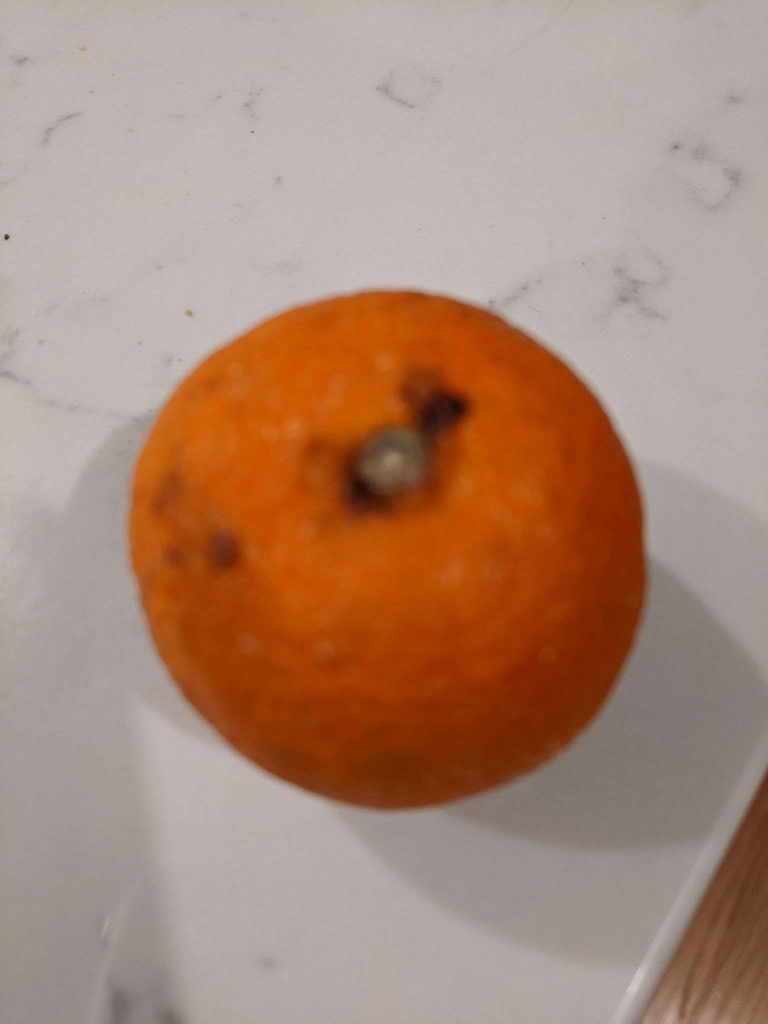
#> input picture orange1.jpg, 1536 x 2048 px, found by its file name (shown at 1/2 size)
$ jupyter execute --allow-errors Color_Space.ipynb
#> lines starting #> are read from the running program, lines starting #| are printed output that depends on the picture
[cell 1]
import cv2
import numpy as np
import matplotlib.pyplot as plt

[cell 2]
# Load the image
# By default, imported images are members of the BGR colorspace.
orange1 = cv2.imread("orange1.jpg")
#> orange1 is the input picture: shape (2048, 1536, 3); mean B, G, R 118.5, 137.2, 170
orange2 = cv2.imread("orange2.jpg")
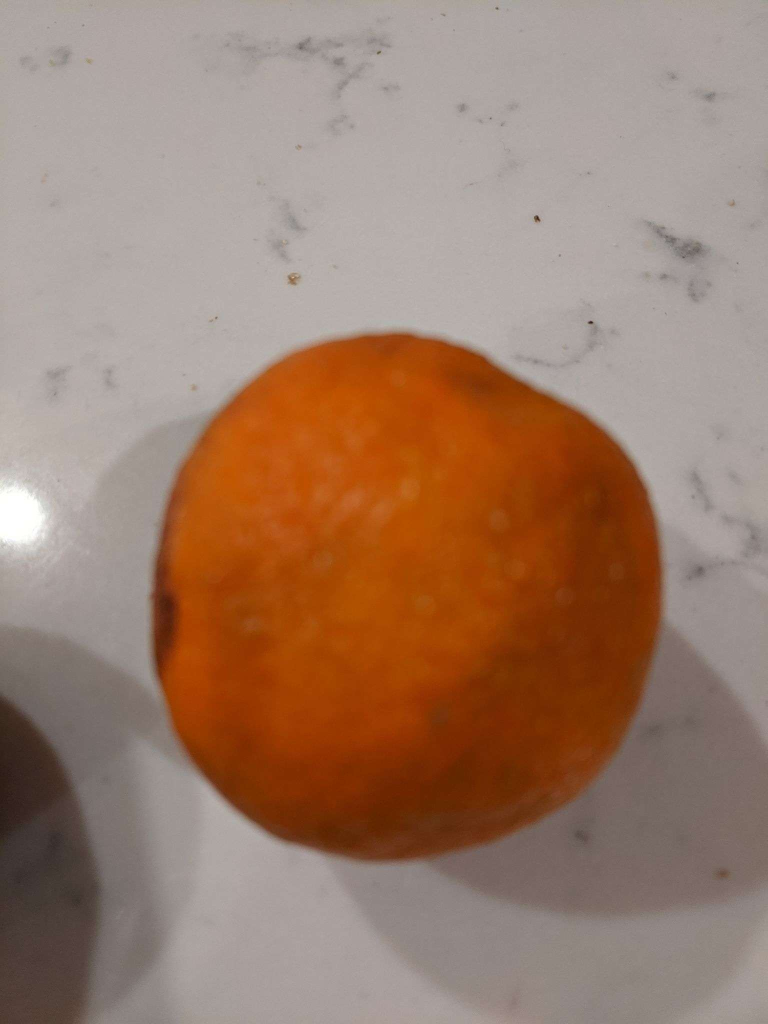
#> input picture orange2.jpg, 1536 x 2048 px, found by its file name (shown at 1/2 size)
#> orange2 is the input picture: shape (2048, 1536, 3); mean B, G, R 107.4, 125.5, 156.1
orange3 = cv2.imread("orange3.jpg")
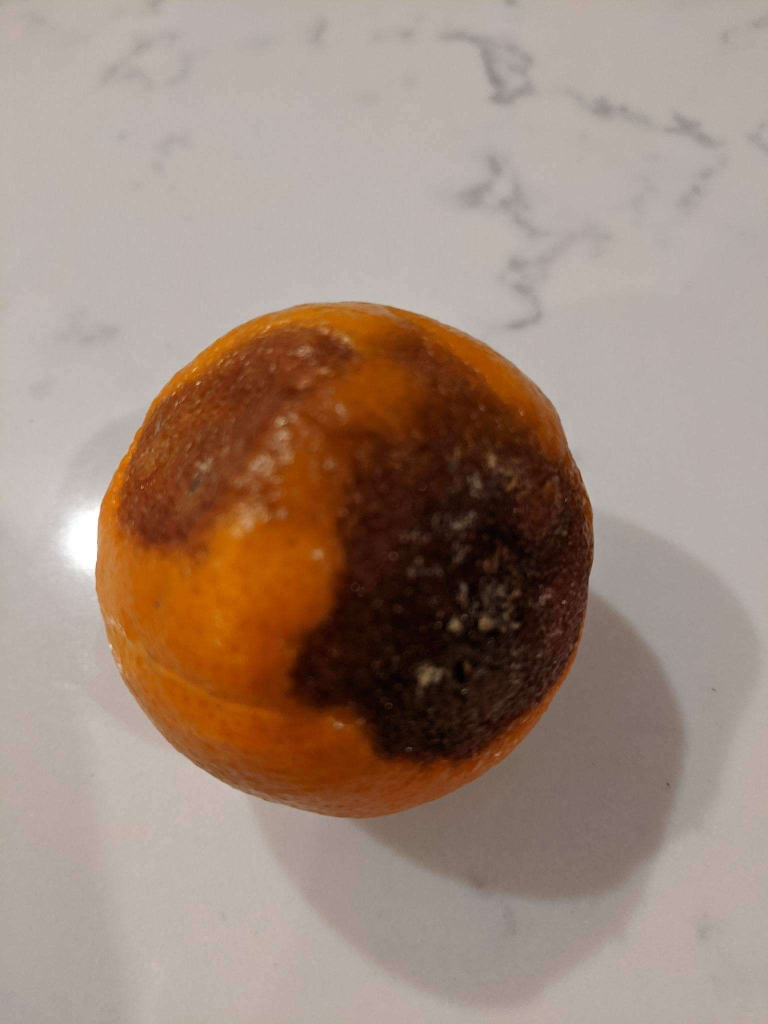
#> input picture orange3.jpg, 1536 x 2048 px, found by its file name (shown at 1/2 size)
#> orange3 is the input picture: shape (2048, 1536, 3); mean B, G, R 124.3, 137.5, 159.4
orange4 = cv2.imread("orange4.jpg")
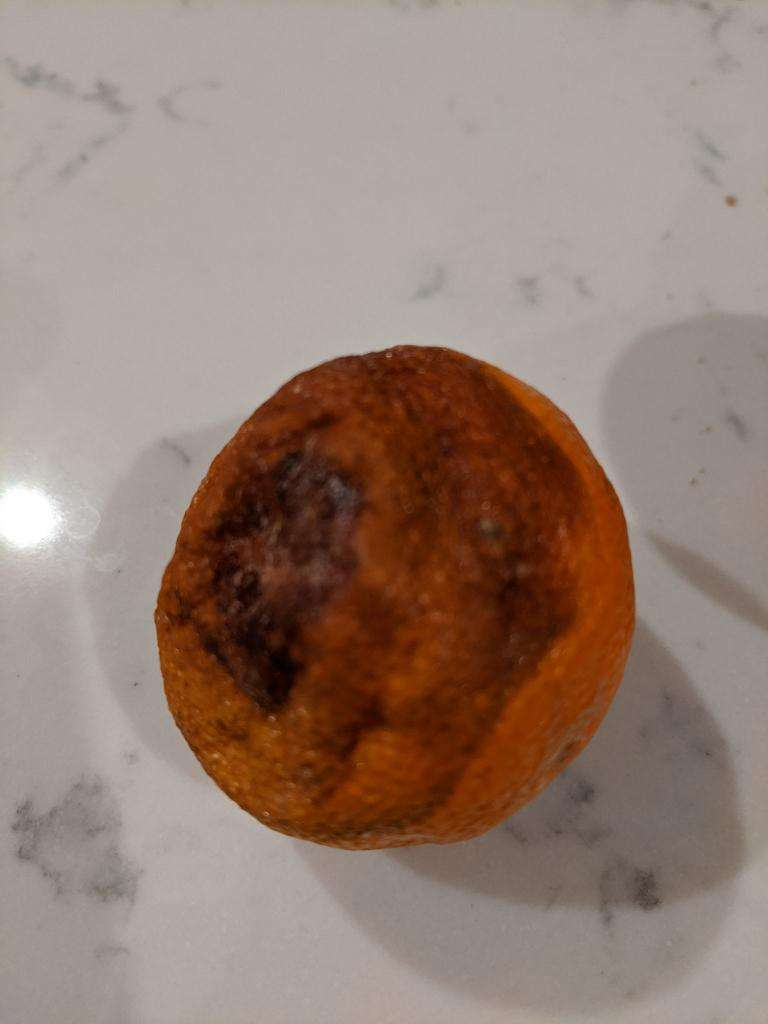
#> input picture orange4.jpg, 768 x 1024 px, found by its file name
#> orange4 is the input picture: shape (1024, 768, 3); mean B, G, R 117.6, 127.5, 149.6

[cell 3]
def plot_histogram_cdf(img):

    # Calculate the histogram and cumulative sum
    hist, bins = np.histogram(img.flatten(), 256, [0, 256])
    cdf = hist.cumsum()

    # Plot the histogram and cumulative sum
    fig, (ax1, ax2) = plt.subplots(1, 2, figsize=(10, 5))
    ax1.bar(bins[:-1], hist, width=1, color='gray')
    ax1.set_title('Histogram', )
    ax2.plot(cdf, color='g')
    ax2.set_title('Cumulative Sum')
    plt.tight_layout()
    plt.show()

[cell 4]
def BGR_Image_Decomposition(image):
    """
    Decomposes an image into its red, green, and blue channels.

    Args:
        image (numpy.ndarray): Input image as a numpy array.

    Returns:
        tuple: A tuple of numpy arrays representing the blue, green, and red channels of the input image.
    """
    # Split the input image into its blue, green, and red channels
    b, g, r = cv2.split(image)

    # Return the blue, green, and red channels as a tuple
    return np.array(b), np.array(g), np.array(r)

[cell 5]
# [18 lines left out: function BGR_to_HSV, not called in this run]

[cell 6]
def add_gaussian_noise(image, mean, variance):
    """
    Adds Gaussian noise with the specified mean and variance to an input image.

    Args:
        image (numpy.ndarray): Input image as a numpy array.
        mean (float): Mean of the Gaussian distribution.
        variance (float): Variance of the Gaussian distribution.

    Returns:
        numpy.ndarray: Noisy image as a numpy array with the same shape as the input image.
    """
    # Create an array of random Gaussian noise with the specified mean and variance
    noisy_image = image + np.random.normal(mean, np.sqrt(variance), image.shape)

    # Clip the values of the noisy image to the valid range of pixel values (0 to 255 for uint8 images)
    noisy_image = np.clip(noisy_image, 0, 255)

    # Convert the noisy image back to the original data type
    noisy_image = noisy_image.astype(image.dtype)

    return noisy_image

[cell 7]
def add_gaussian_noise_rgb(image, mean, variance):
    """
    Adds Gaussian noise with the specified mean and variance to an input RGB image.

    Args:
        image (numpy.ndarray): Input RGB image as a numpy array.
        mean (float): Mean of the Gaussian distribution.
        variance (float): Variance of the Gaussian distribution.

    Returns:
        numpy.ndarray: Noisy RGB image as a numpy array with the same shape as the input image.
    """
    # Split the RGB image into its red, green, and blue channels
    r, g, b = cv2.split(image)

    # Add Gaussian noise to each channel
    r_noisy = add_gaussian_noise(r, mean, variance)
    g_noisy = add_gaussian_noise(g, mean, variance)
    b_noisy = add_gaussian_noise(b, mean, variance)

    # Merge the noisy channels back into an RGB image
    noisy_image = cv2.merge([r_noisy, g_noisy, b_noisy])

    return noisy_image

[cell 8]
# [12 lines left out: function bgr_to_gray, not called in this run]

[cell 9]
def create_salt_and_pepper_noise_hsv(image, density):
    """
    Creates salt and pepper noise in the hue component of an input image in the HSV color space.

    Args:
        image (numpy.ndarray): Input image as a numpy array in the BGR color space.
        density (float): Density of the salt and pepper noise.

    Returns:
        numpy.ndarray: Noisy image as a numpy array with the same shape as the input image.
    """
    # Convert the input image from the BGR color space to the HSV color space
    hsv_image = cv2.cvtColor(image, cv2.COLOR_BGR2HSV)

    # Split the HSV image into its hue, saturation, and value channels
    h, s, v = cv2.split(hsv_image)

    # Create a random array of the same shape as the hue channel
    rand = np.random.rand(*h.shape)

    # Add salt and pepper noise to the hue channel
    v[rand < density/2] = 0
    v[rand > 1 - density/2] = 179

    # Merge the noisy hue channel back into the HSV image
    noisy_hsv_image = cv2.merge([h, s, v])

    # Convert the noisy HSV image back to the BGR color space
    noisy_image = cv2.cvtColor(noisy_hsv_image, cv2.COLOR_HSV2BGR)

    return noisy_image

[cell 10]
def pepper_noise_estimator(img):
    count = np.count_nonzero(np.logical_or(img < 3,img > 253))
    # Return density
    return count / img.size

[cell 11]
def estimate_gaussian_noise_variance(image):
    """
    Estimates the variance of Gaussian noise in an input grayscale image.

    Args:
        image (numpy.ndarray): Input image as a numpy array in grayscale.

    Returns:
        float: Variance of Gaussian noise in the input image.
    """
    # Compute the absolute difference between adjacent pixels in the image
    diff_image = np.abs(np.diff(image))

    # Compute the variance of the differences
    variance = np.var(diff_image)

    return variance

#> (a cell that did not finish here is left out)

[cell 13]
from scipy.ndimage import generic_filter

#> (the rest of this cell did not finish here and is left out)

#> (a cell that did not finish here is left out)

[cell 15]
import matplotlib.pyplot as plt

# Call the BGR_Image_Decomposition function to get the blue, green, and red channels
blue, green, red = BGR_Image_Decomposition(orange1)

# Set a larger size for the subplots
fig, axes = plt.subplots(nrows=1, ncols=3, figsize=(12, 4))

# Display the blue, green, and red channels as separate images using Matplotlib
axes[0].imshow(blue, cmap='Blues')
axes[0].set_title('Blue Channel')

axes[1].imshow(green, cmap='Greens')
axes[1].set_title('Green Channel')

axes[2].imshow(red, cmap='Reds')
axes[2].set_title('Red Channel')

plt.show()

[cell 16]
def print_image_shape(image):
    print("Image shape:", image.shape)
#| Image shape: (2048, 1536)

print_image_shape(green)
plot_histogram_cdf(red)
#> in plot_histogram_cdf, `hist, bins = np.histogram(img.flatten(), 256, [0, 256])`: hist = 256 values, max 144038 at index 189, min 0 at index 0, mean 12288; bins = 257 values from 0 to 256
#> in plot_histogram_cdf, `cdf = hist.cumsum()`: cdf = 256 values from 0 to 3145728

[cell 17]
# Convert the image to HSV color space
hsv_image = cv2.cvtColor(orange1, cv2.COLOR_BGR2HSV)
#> hsv_image: shape (2048, 1536, 3); mean H, S, V 8.7, 81.4, 170

# Split the HSV image into its hue, saturation, and value channels
h, s, v = cv2.split(hsv_image)
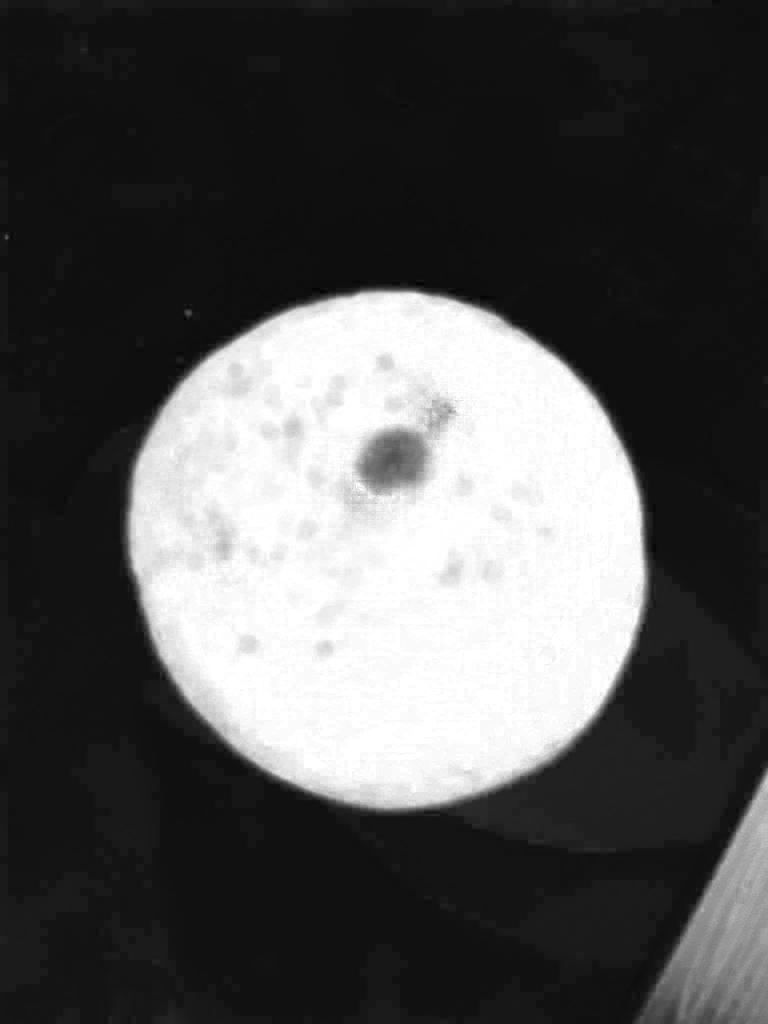
#> s: shape (2048, 1536) (shown at 1/2 size); min 0, max 255, mean 81.4

# Create a figure with subplots for each channel
fig, axes = plt.subplots(nrows=1, ncols=3, figsize=(12, 4))

# Display the hue, saturation, and value channels using Matplotlib
axes[0].imshow(h, cmap='hsv')
axes[0].set_title('Hue')

axes[1].imshow(s, cmap='gray')
axes[1].set_title('Saturation')

axes[2].imshow(v, cmap='gray')
axes[2].set_title('Value')

plt.show()

[cell 18]
plot_histogram_cdf(v)

[cell 19]
gray_image = cv2.cvtColor(orange1, cv2.COLOR_BGR2GRAY)
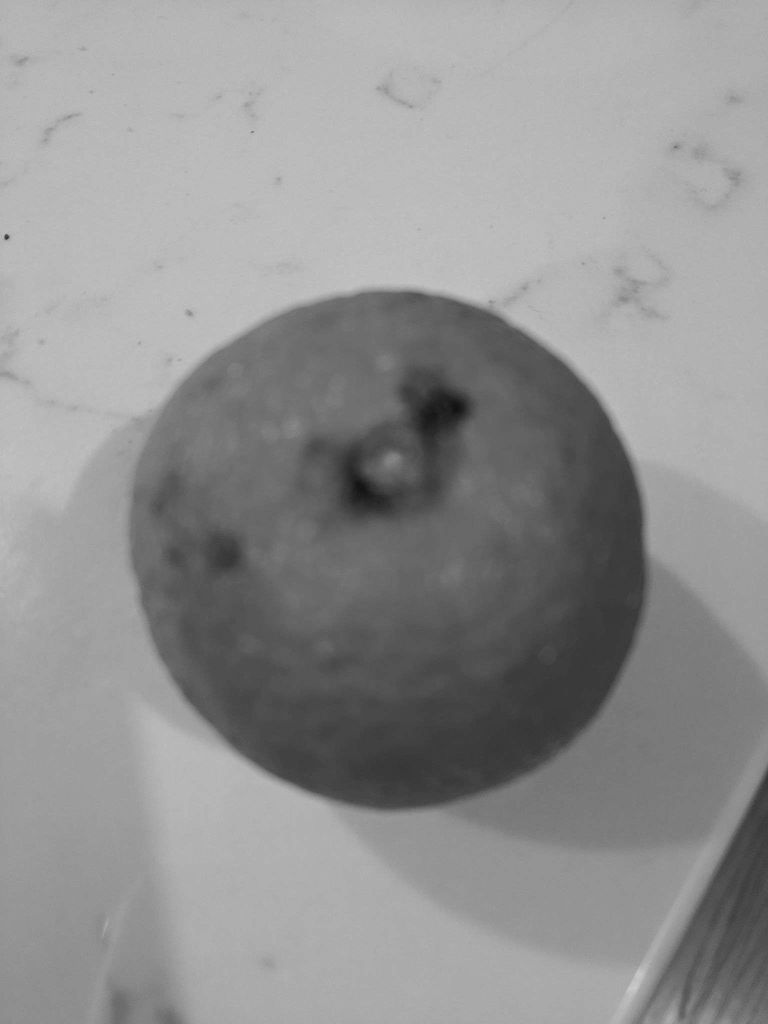
#> gray_image: shape (2048, 1536) (shown at 1/2 size); min 13, max 210, mean 145

# Create a figure with a single subplot for the grayscale image
fig, ax = plt.subplots(figsize=(8, 6))

# Display the hue, saturation, and value channels using Matplotlib
ax.imshow(gray_image, cmap='gray')
ax.set_title('Grayscale')

[cell 20]
plot_histogram_cdf(gray_image)

[cell 21]
# Gaussian noise application

# Process orange1, orange2, and orange3
gimage1 = add_gaussian_noise_rgb(orange1, 0, 2000)
gimage2 = add_gaussian_noise_rgb(orange1, 0, 5000)
gimage3 = add_gaussian_noise_rgb(orange1, 0, 10000)

# Create a figure with subplots for each channel
fig, axes = plt.subplots(nrows=1, ncols=3, figsize=(12, 4))

# Display the hue, saturation, and value channels using Matplotlib
axes[0].imshow(cv2.cvtColor(gimage1, cv2.COLOR_BGR2RGB))
axes[0].set_title('Orange1: 2000')

axes[1].imshow(cv2.cvtColor(gimage2, cv2.COLOR_BGR2RGB))
axes[1].set_title('Orange2: 5000')

axes[2].imshow(cv2.cvtColor(gimage3, cv2.COLOR_BGR2RGB))
axes[2].set_title('Orange3: 10000')

plt.show()
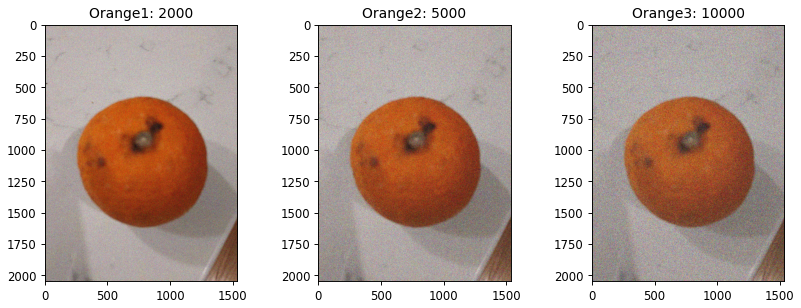
#> figure drawn by matplotlib, 3 panels

#> (a cell that did not finish here is left out)

[cell 23]
estimate_gaussian_noise_variance(gimage3)
#> in estimate_gaussian_noise_variance, `variance = np.var(diff_image)`: variance = 6038.3
#> Out = 6038.3

[cell 24]
# Create a figure with subplots for each channel
fig, axes = plt.subplots(nrows=1, ncols=3, figsize=(12, 4))

# Display the hue, saturation, and value channels using Matplotlib
axes[0].imshow(cv2.cvtColor(orange1, cv2.COLOR_BGR2RGB))
axes[0].set_title('Orange1')

axes[1].imshow(cv2.cvtColor(orange2, cv2.COLOR_BGR2RGB))
axes[1].set_title('Orange2')

axes[2].imshow(cv2.cvtColor(orange3, cv2.COLOR_BGR2RGB))
axes[2].set_title('Orange3')

plt.show()

[cell 25]
# Gaussian noise application

# Process orange1, orange2, and orange3
image1 = create_salt_and_pepper_noise_hsv(orange1, 0.1)
image2 = create_salt_and_pepper_noise_hsv(orange1, 0.3)
image3 = create_salt_and_pepper_noise_hsv(orange1, 0.6)

# Create a figure with subplots for each channel
fig, axes = plt.subplots(nrows=1, ncols=3, figsize=(12, 4))

# Display the hue, saturation, and value channels using Matplotlib
axes[0].imshow(cv2.cvtColor(image1, cv2.COLOR_BGR2RGB))
axes[0].set_title('0.1')

axes[1].imshow(cv2.cvtColor(image2, cv2.COLOR_BGR2RGB))
axes[1].set_title('0.3')

axes[2].imshow(cv2.cvtColor(image3, cv2.COLOR_BGR2RGB))
axes[2].set_title('0.6')

plt.show()

[cell 26]
plot_histogram_cdf(image3)

[cell 27]
pepper_noise_estimator(image3)
#> in pepper_noise_estimator, `count = np.count_nonzero(np.logical_or(img < 3,img > 253))`: count = 3117005
#> Out = 0.33

[cell 28]
# Create a figure with a single subplot for the grayscale image
fig, ax = plt.subplots(figsize=(8, 6))

def array_mean(arr):
    return np.mean(arr)

# Display the hue, saturation, and value channels using Matplotlib
#> (the rest of this cell did not finish here and is left out)

[cell 29]
# [31 lines left out: function geometric_mean_filter, not called in this run]

[cell 30]
fig, ax = plt.subplots(figsize=(8, 6))

#> (the rest of this cell did not finish here and is left out)

[cell 31]
fig, ax = plt.subplots(figsize=(8, 6))

#> (the rest of this cell did not finish here and is left out)

[cell 32]
plot_histogram_cdf(image3)

[cell 33]
fig, ax = plt.subplots(figsize=(8, 6))

#> (the rest of this cell did not finish here and is left out)

#> (a cell that did not finish here is left out)

[cell 35]
plot_histogram_cdf(orange1)

[cell 36]
plot_histogram_cdf(image3)
